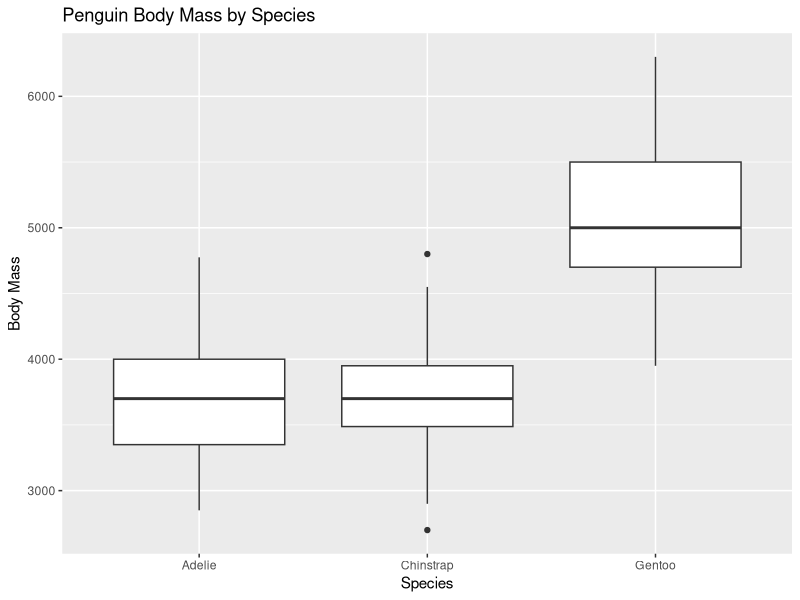

R code for this plot:
## ---- chunk 1
library(tidyverse)
library(palmerpenguins)
glimpse(penguins)
## ---- chunk 2
penguins |>
  group_by(species) |>
  summarize(
    average_bill_length = mean(bill_length_mm, na.rm = TRUE)
  )
## ---- chunk 3
penguins |>
  ggplot(mapping = aes(x = species, y = body_mass_g), fill = species) +
  geom_boxplot() + 
  labs(title = "Penguin Body Mass by Species", x = "Species", y = "Body Mass")
